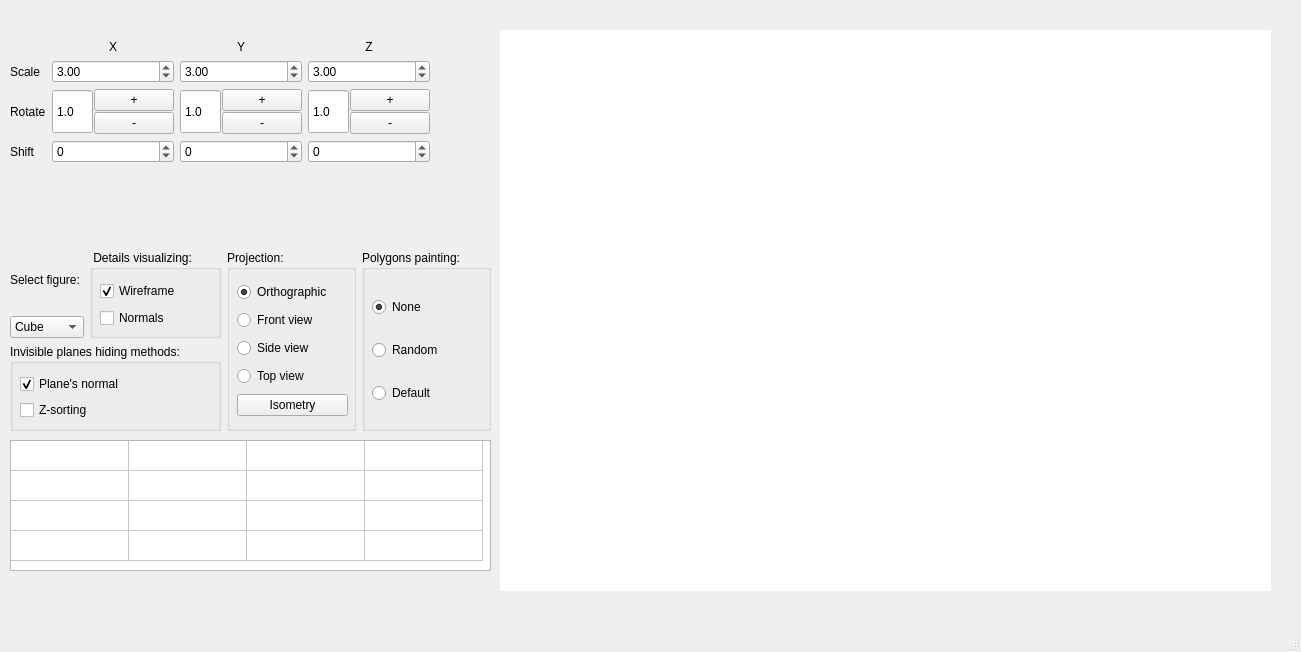
<?xml version="1.0" encoding="UTF-8"?>
<ui version="4.0">
 <class>MainWindow</class>
 <widget class="QMainWindow" name="MainWindow">
  <property name="geometry">
   <rect>
    <x>0</x>
    <y>0</y>
    <width>1301</width>
    <height>652</height>
   </rect>
  </property>
  <property name="minimumSize">
   <size>
    <width>400</width>
    <height>100</height>
   </size>
  </property>
  <property name="windowTitle">
   <string>MainWindow</string>
  </property>
  <widget class="QWidget" name="centralwidget">
   <widget class="QWidget" name="draw_widget" native="true">
    <property name="geometry">
     <rect>
      <x>500</x>
      <y>30</y>
      <width>771</width>
      <height>561</height>
     </rect>
    </property>
    <property name="styleSheet">
     <string notr="true">background-color: rgb(255, 255, 255);</string>
    </property>
   </widget>
   <widget class="QWidget" name="gridLayoutWidget">
    <property name="geometry">
     <rect>
      <x>10</x>
      <y>40</y>
      <width>494</width>
      <height>201</height>
     </rect>
    </property>
    <layout class="QGridLayout" name="gridLayout_3">
     <property name="sizeConstraint">
      <enum>QLayout::SetFixedSize</enum>
     </property>
     <item row="2" column="2">
      <layout class="QHBoxLayout" name="horizontalLayout_2">
       <property name="spacing">
        <number>1</number>
       </property>
       <property name="sizeConstraint">
        <enum>QLayout::SetDefaultConstraint</enum>
       </property>
       <item>
        <widget class="QDoubleSpinBox" name="rotateY_doubleSpinBox">
         <property name="sizePolicy">
          <sizepolicy hsizetype="Preferred" vsizetype="Preferred">
           <horstretch>0</horstretch>
           <verstretch>0</verstretch>
          </sizepolicy>
         </property>
         <property name="buttonSymbols">
          <enum>QAbstractSpinBox::NoButtons</enum>
         </property>
         <property name="accelerated">
          <bool>true</bool>
         </property>
         <property name="decimals">
          <number>1</number>
         </property>
         <property name="minimum">
          <double>0.000000000000000</double>
         </property>
         <property name="maximum">
          <double>100.000000000000000</double>
         </property>
         <property name="value">
          <double>1.000000000000000</double>
         </property>
        </widget>
       </item>
       <item>
        <layout class="QVBoxLayout" name="verticalLayout_2">
         <property name="spacing">
          <number>1</number>
         </property>
         <item>
          <widget class="QPushButton" name="rotateY_plus_pushButton">
           <property name="text">
            <string>+</string>
           </property>
          </widget>
         </item>
         <item>
          <widget class="QPushButton" name="rotateY_minus_pushButton">
           <property name="text">
            <string>-</string>
           </property>
          </widget>
         </item>
        </layout>
       </item>
      </layout>
     </item>
     <item row="1" column="1">
      <widget class="QDoubleSpinBox" name="scaleX_doubleSpinBox">
       <property name="sizePolicy">
        <sizepolicy hsizetype="Preferred" vsizetype="Fixed">
         <horstretch>0</horstretch>
         <verstretch>0</verstretch>
        </sizepolicy>
       </property>
       <property name="accelerated">
        <bool>true</bool>
       </property>
       <property name="maximum">
        <double>100.000000000000000</double>
       </property>
       <property name="value">
        <double>3.000000000000000</double>
       </property>
      </widget>
     </item>
     <item row="3" column="1">
      <widget class="QSpinBox" name="shiftX_spinBox">
       <property name="sizePolicy">
        <sizepolicy hsizetype="Preferred" vsizetype="Fixed">
         <horstretch>0</horstretch>
         <verstretch>0</verstretch>
        </sizepolicy>
       </property>
       <property name="accelerated">
        <bool>true</bool>
       </property>
       <property name="minimum">
        <number>-500</number>
       </property>
       <property name="maximum">
        <number>500</number>
       </property>
       <property name="value">
        <number>0</number>
       </property>
      </widget>
     </item>
     <item row="2" column="0">
      <widget class="QLabel" name="label_8">
       <property name="text">
        <string>Rotate</string>
       </property>
      </widget>
     </item>
     <item row="0" column="3">
      <widget class="QLabel" name="label_3">
       <property name="text">
        <string>Z</string>
       </property>
       <property name="alignment">
        <set>Qt::AlignCenter</set>
       </property>
      </widget>
     </item>
     <item row="0" column="1">
      <widget class="QLabel" name="label">
       <property name="text">
        <string>X</string>
       </property>
       <property name="alignment">
        <set>Qt::AlignCenter</set>
       </property>
      </widget>
     </item>
     <item row="1" column="3">
      <widget class="QDoubleSpinBox" name="scaleZ_doubleSpinBox">
       <property name="sizePolicy">
        <sizepolicy hsizetype="Preferred" vsizetype="Fixed">
         <horstretch>0</horstretch>
         <verstretch>0</verstretch>
        </sizepolicy>
       </property>
       <property name="accelerated">
        <bool>true</bool>
       </property>
       <property name="maximum">
        <double>100.000000000000000</double>
       </property>
       <property name="value">
        <double>3.000000000000000</double>
       </property>
      </widget>
     </item>
     <item row="2" column="1">
      <layout class="QHBoxLayout" name="horizontalLayout">
       <property name="spacing">
        <number>1</number>
       </property>
       <property name="sizeConstraint">
        <enum>QLayout::SetDefaultConstraint</enum>
       </property>
       <item>
        <widget class="QDoubleSpinBox" name="rotateX_doubleSpinBox">
         <property name="sizePolicy">
          <sizepolicy hsizetype="Preferred" vsizetype="Preferred">
           <horstretch>0</horstretch>
           <verstretch>0</verstretch>
          </sizepolicy>
         </property>
         <property name="buttonSymbols">
          <enum>QAbstractSpinBox::NoButtons</enum>
         </property>
         <property name="accelerated">
          <bool>true</bool>
         </property>
         <property name="decimals">
          <number>1</number>
         </property>
         <property name="minimum">
          <double>0.000000000000000</double>
         </property>
         <property name="maximum">
          <double>100.000000000000000</double>
         </property>
         <property name="value">
          <double>1.000000000000000</double>
         </property>
        </widget>
       </item>
       <item>
        <layout class="QVBoxLayout" name="verticalLayout">
         <property name="spacing">
          <number>1</number>
         </property>
         <item>
          <widget class="QPushButton" name="rotateX_plus_pushButton">
           <property name="text">
            <string>+</string>
           </property>
          </widget>
         </item>
         <item>
          <widget class="QPushButton" name="rotateX_minus_pushButton">
           <property name="text">
            <string>-</string>
           </property>
          </widget>
         </item>
        </layout>
       </item>
      </layout>
     </item>
     <item row="1" column="0">
      <widget class="QLabel" name="label_4">
       <property name="text">
        <string>Scale</string>
       </property>
      </widget>
     </item>
     <item row="3" column="3">
      <widget class="QSpinBox" name="shiftZ_spinBox">
       <property name="sizePolicy">
        <sizepolicy hsizetype="Preferred" vsizetype="Fixed">
         <horstretch>0</horstretch>
         <verstretch>0</verstretch>
        </sizepolicy>
       </property>
       <property name="accelerated">
        <bool>true</bool>
       </property>
       <property name="minimum">
        <number>-500</number>
       </property>
       <property name="maximum">
        <number>500</number>
       </property>
       <property name="value">
        <number>0</number>
       </property>
      </widget>
     </item>
     <item row="1" column="2">
      <widget class="QDoubleSpinBox" name="scaleY_doubleSpinBox">
       <property name="sizePolicy">
        <sizepolicy hsizetype="Preferred" vsizetype="Fixed">
         <horstretch>0</horstretch>
         <verstretch>0</verstretch>
        </sizepolicy>
       </property>
       <property name="accelerated">
        <bool>true</bool>
       </property>
       <property name="maximum">
        <double>100.000000000000000</double>
       </property>
       <property name="value">
        <double>3.000000000000000</double>
       </property>
      </widget>
     </item>
     <item row="3" column="0">
      <widget class="QLabel" name="label_5">
       <property name="text">
        <string>Shift</string>
       </property>
      </widget>
     </item>
     <item row="0" column="2">
      <widget class="QLabel" name="label_2">
       <property name="text">
        <string>Y</string>
       </property>
       <property name="alignment">
        <set>Qt::AlignCenter</set>
       </property>
      </widget>
     </item>
     <item row="3" column="2">
      <widget class="QSpinBox" name="shiftY_spinBox">
       <property name="sizePolicy">
        <sizepolicy hsizetype="Preferred" vsizetype="Fixed">
         <horstretch>0</horstretch>
         <verstretch>0</verstretch>
        </sizepolicy>
       </property>
       <property name="accelerated">
        <bool>true</bool>
       </property>
       <property name="minimum">
        <number>-500</number>
       </property>
       <property name="maximum">
        <number>500</number>
       </property>
       <property name="value">
        <number>0</number>
       </property>
      </widget>
     </item>
     <item row="2" column="3">
      <layout class="QHBoxLayout" name="horizontalLayout_3">
       <property name="spacing">
        <number>1</number>
       </property>
       <property name="sizeConstraint">
        <enum>QLayout::SetDefaultConstraint</enum>
       </property>
       <item>
        <widget class="QDoubleSpinBox" name="rotateZ_doubleSpinBox">
         <property name="sizePolicy">
          <sizepolicy hsizetype="Preferred" vsizetype="Preferred">
           <horstretch>0</horstretch>
           <verstretch>0</verstretch>
          </sizepolicy>
         </property>
         <property name="buttonSymbols">
          <enum>QAbstractSpinBox::NoButtons</enum>
         </property>
         <property name="accelerated">
          <bool>true</bool>
         </property>
         <property name="decimals">
          <number>1</number>
         </property>
         <property name="minimum">
          <double>0.000000000000000</double>
         </property>
         <property name="maximum">
          <double>100.000000000000000</double>
         </property>
         <property name="value">
          <double>1.000000000000000</double>
         </property>
        </widget>
       </item>
       <item>
        <layout class="QVBoxLayout" name="verticalLayout_3">
         <property name="spacing">
          <number>1</number>
         </property>
         <item>
          <widget class="QPushButton" name="rotateZ_plus_pushButton">
           <property name="text">
            <string>+</string>
           </property>
          </widget>
         </item>
         <item>
          <widget class="QPushButton" name="rotateZ_minus_pushButton">
           <property name="text">
            <string>-</string>
           </property>
          </widget>
         </item>
        </layout>
       </item>
      </layout>
     </item>
    </layout>
   </widget>
   <widget class="QTableWidget" name="tableWidget">
    <property name="geometry">
     <rect>
      <x>10</x>
      <y>440</y>
      <width>481</width>
      <height>131</height>
     </rect>
    </property>
    <property name="showGrid">
     <bool>true</bool>
    </property>
    <property name="cornerButtonEnabled">
     <bool>true</bool>
    </property>
    <property name="rowCount">
     <number>4</number>
    </property>
    <property name="columnCount">
     <number>4</number>
    </property>
    <attribute name="horizontalHeaderVisible">
     <bool>false</bool>
    </attribute>
    <attribute name="horizontalHeaderCascadingSectionResizes">
     <bool>false</bool>
    </attribute>
    <attribute name="horizontalHeaderMinimumSectionSize">
     <number>50</number>
    </attribute>
    <attribute name="horizontalHeaderDefaultSectionSize">
     <number>118</number>
    </attribute>
    <attribute name="verticalHeaderVisible">
     <bool>false</bool>
    </attribute>
    <row/>
    <row/>
    <row/>
    <row/>
    <column/>
    <column/>
    <column/>
    <column/>
   </widget>
   <widget class="QWidget" name="">
    <property name="geometry">
     <rect>
      <x>10</x>
      <y>250</y>
      <width>481</width>
      <height>181</height>
     </rect>
    </property>
    <layout class="QHBoxLayout" name="horizontalLayout_4">
     <item>
      <layout class="QVBoxLayout" name="verticalLayout_8">
       <item>
        <layout class="QHBoxLayout" name="horizontalLayout_5">
         <item>
          <layout class="QVBoxLayout" name="verticalLayout_9">
           <item>
            <widget class="QLabel" name="label_6">
             <property name="text">
              <string>Select figure:</string>
             </property>
            </widget>
           </item>
           <item>
            <widget class="QComboBox" name="figure_comboBox">
             <item>
              <property name="text">
               <string>Cube</string>
              </property>
             </item>
             <item>
              <property name="text">
               <string>Pyramid</string>
              </property>
             </item>
            </widget>
           </item>
          </layout>
         </item>
         <item>
          <widget class="QGroupBox" name="groupBox_3">
           <property name="title">
            <string> Details visualizing:</string>
           </property>
           <widget class="QWidget" name="layoutWidget">
            <property name="geometry">
             <rect>
              <x>10</x>
              <y>30</y>
              <width>91</width>
              <height>51</height>
             </rect>
            </property>
            <layout class="QVBoxLayout" name="verticalLayout_7">
             <item>
              <widget class="QCheckBox" name="wireframe_checkBox">
               <property name="text">
                <string>Wireframe</string>
               </property>
               <property name="checked">
                <bool>true</bool>
               </property>
              </widget>
             </item>
             <item>
              <widget class="QCheckBox" name="normals_checkBox">
               <property name="text">
                <string>Normals</string>
               </property>
              </widget>
             </item>
            </layout>
           </widget>
          </widget>
         </item>
        </layout>
       </item>
       <item>
        <widget class="QGroupBox" name="groupBox_2">
         <property name="title">
          <string>Invisible planes hiding methods:</string>
         </property>
         <widget class="QWidget" name="layoutWidget">
          <property name="geometry">
           <rect>
            <x>10</x>
            <y>30</y>
            <width>171</width>
            <height>46</height>
           </rect>
          </property>
          <layout class="QVBoxLayout" name="verticalLayout_5">
           <item>
            <widget class="QCheckBox" name="normalMethod_checkBox">
             <property name="text">
              <string>Plane's normal</string>
             </property>
             <property name="checked">
              <bool>true</bool>
             </property>
            </widget>
           </item>
           <item>
            <widget class="QCheckBox" name="ZSorting_checkBox">
             <property name="text">
              <string>Z-sorting</string>
             </property>
            </widget>
           </item>
          </layout>
         </widget>
        </widget>
       </item>
      </layout>
     </item>
     <item>
      <widget class="QGroupBox" name="groupBox_4">
       <property name="title">
        <string>Projection:</string>
       </property>
       <widget class="QWidget" name="layoutWidget">
        <property name="geometry">
         <rect>
          <x>10</x>
          <y>30</y>
          <width>111</width>
          <height>141</height>
         </rect>
        </property>
        <layout class="QVBoxLayout" name="verticalLayout_6">
         <item>
          <widget class="QRadioButton" name="ortho_radioButton">
           <property name="text">
            <string>Orthographic</string>
           </property>
           <property name="checked">
            <bool>true</bool>
           </property>
          </widget>
         </item>
         <item>
          <widget class="QRadioButton" name="front_radioButton">
           <property name="text">
            <string>Front view</string>
           </property>
          </widget>
         </item>
         <item>
          <widget class="QRadioButton" name="side_radioButton">
           <property name="text">
            <string>Side view</string>
           </property>
          </widget>
         </item>
         <item>
          <widget class="QRadioButton" name="top_radioButton">
           <property name="text">
            <string>Top view</string>
           </property>
          </widget>
         </item>
         <item>
          <widget class="QPushButton" name="isometry_pushButton">
           <property name="text">
            <string>Isometry</string>
           </property>
          </widget>
         </item>
        </layout>
       </widget>
      </widget>
     </item>
     <item>
      <widget class="QGroupBox" name="groupBox">
       <property name="title">
        <string>Polygons painting:</string>
       </property>
       <widget class="QWidget" name="layoutWidget">
        <property name="geometry">
         <rect>
          <x>10</x>
          <y>30</y>
          <width>121</width>
          <height>141</height>
         </rect>
        </property>
        <layout class="QVBoxLayout" name="verticalLayout_4">
         <item>
          <widget class="QRadioButton" name="none_radioButton">
           <property name="text">
            <string>None</string>
           </property>
           <property name="checked">
            <bool>true</bool>
           </property>
          </widget>
         </item>
         <item>
          <widget class="QRadioButton" name="random_radioButton">
           <property name="text">
            <string>Random</string>
           </property>
          </widget>
         </item>
         <item>
          <widget class="QRadioButton" name="default_radioButton">
           <property name="text">
            <string>Default</string>
           </property>
          </widget>
         </item>
        </layout>
       </widget>
      </widget>
     </item>
    </layout>
   </widget>
  </widget>
  <widget class="QMenuBar" name="menubar">
   <property name="geometry">
    <rect>
     <x>0</x>
     <y>0</y>
     <width>1301</width>
     <height>18</height>
    </rect>
   </property>
  </widget>
  <widget class="QStatusBar" name="statusbar"/>
 </widget>
 <resources/>
 <connections/>
</ui>
